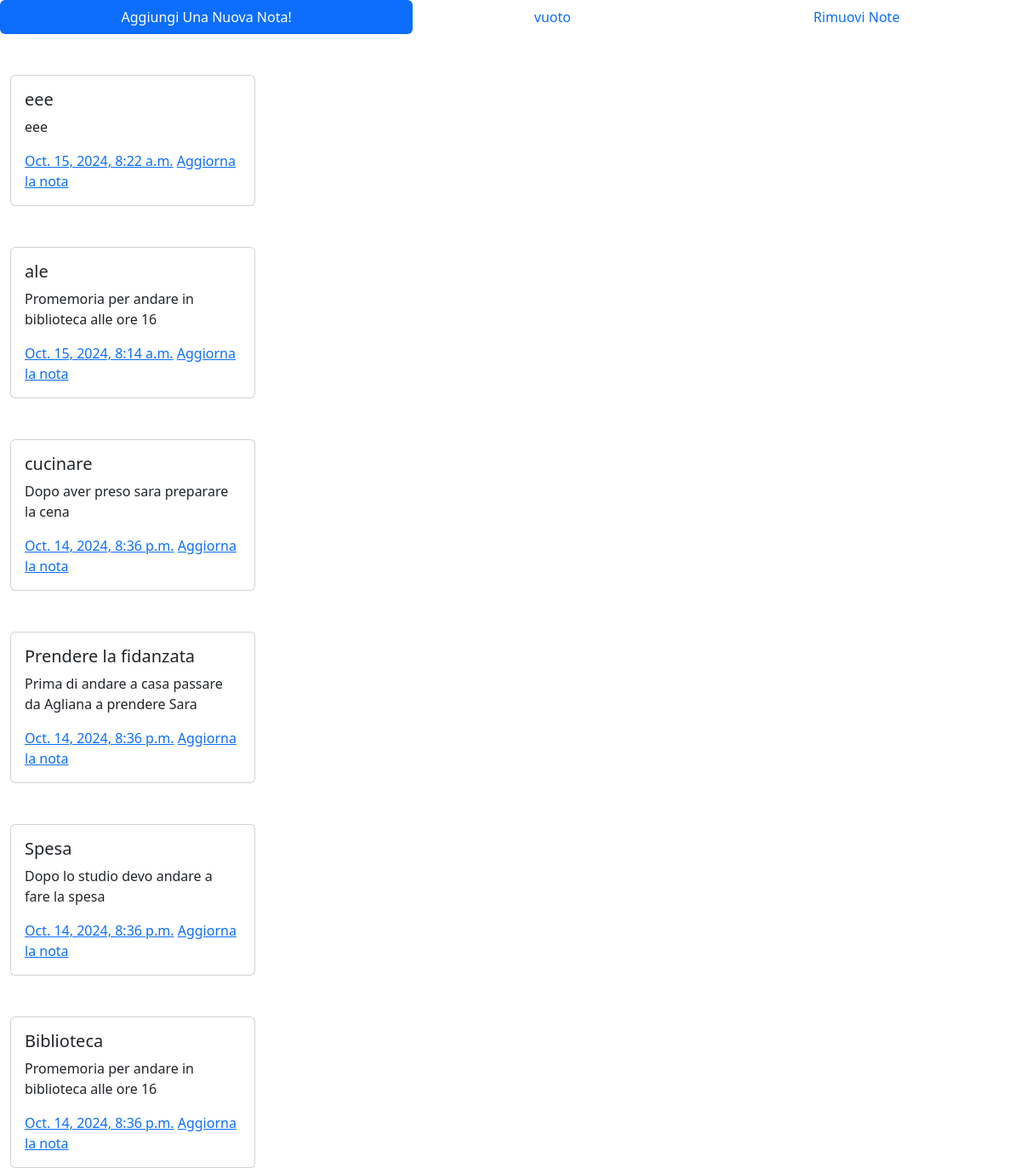
Page /note/ on the earlier database version.
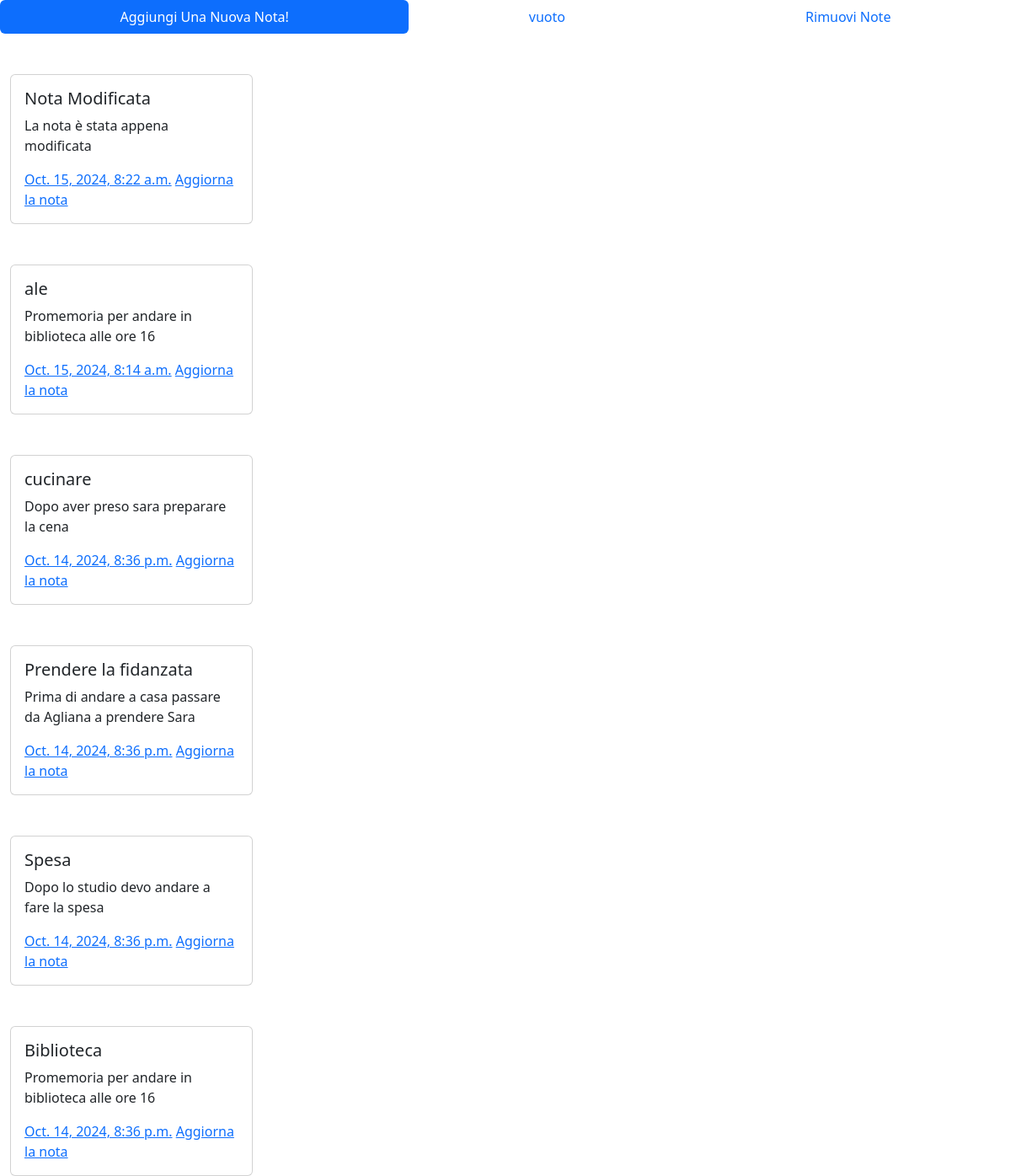
Same page on the later database version.
### note/models.py (models this page shows, shortened)
class Note(models.Model):
    nome = models.CharField(max_length=40)
    description = models.CharField(max_length=2000)
    created_at = models.DateTimeField(auto_now_add= True)

### note/views.py (the view)
# urls.py: path('', note, name='note'),  # Questa è la vista principale per l'app 'note'
def note(request):
    note = Note.objects.all().order_by('-id')
    return render(request, 'note/test.html' , {"note" : note})

### note/templates/note/test.html (shortened to what this page needs)
<!doctype html>
<html lang="en">
<head>
  <link href="https://cdn.jsdelivr.net/npm/bootstrap@5.3.3/dist/css/bootstrap.min.css" rel="stylesheet">
</head>
<body>
  <ul class="nav nav-pills nav-fill">
    <li class="nav-item">
      <a class="nav-link active" aria-current="page" href="{% url 'create_note'%}">Aggiungi Una Nuova Nota!</a>
    </li>
    <li class="nav-item">
      <a class="nav-link" href="">vuoto</a>
    </li>
    <li class="nav-item">
      <a class="nav-link" href="#">Rimuovi Note</a>
    </li>
  </ul>
  {% for nota in note %}
  <div class="container-fluid mt-5 ">
    <div class="col-sm">
      <div class="card " style="width:18rem;">
        <div class="card-body">
          <h5 class="card-title">{{nota.nome}}</h5>
          <p class="card-text">{{nota.description}}</p>
          <a class="card-text">{{nota.created_at}}</a>
          <a href="{% url 'update_note' nota.id %}" class="card-link ">Aggiorna la nota</a>
        </div>
      </div>
    </div>
  </div>
  {%endfor%}
</body>
</html>

Differences in the rows shown:
changed Note: nome "eee" → "Nota Modificata"; description "eee" → "La nota è stata appena modificata"
